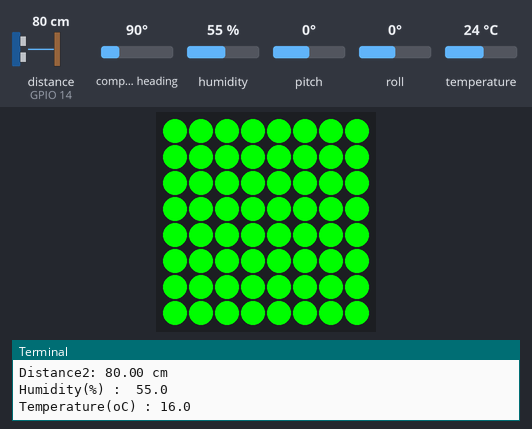
A program run on a simulated Raspberry Pi (BCM pin numbers) with a Sense HAT. Shown: the Sense HAT's 8×8 RGB LED matrix, the last lines printed to the terminal. The test bench sets the inputs (shaded band); at power-on: distance to the obstacle (sensor on GPIO 14) 80 cm, compass heading 90°, humidity 55 %, pitch 0°, roll 0°, temperature 24 °C. The echo pulse lasts 58.3 µs per cm; the Sense HAT reports a negative pitch or roll as 360° plus the angle.

Above: at 1.2 s.
1.3 s: distance to the obstacle (sensor on GPIO 14) set to 7 cm
3.7 s: distance to the obstacle (sensor on GPIO 14) set to 4 cm
At 5.8 s:
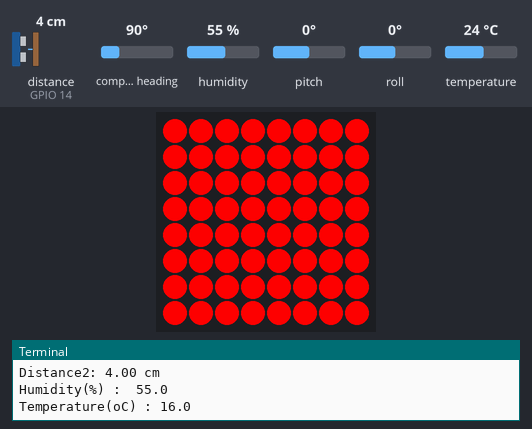
6.1 s: distance to the obstacle (sensor on GPIO 14) set to 9 cm
At 7.8 s:
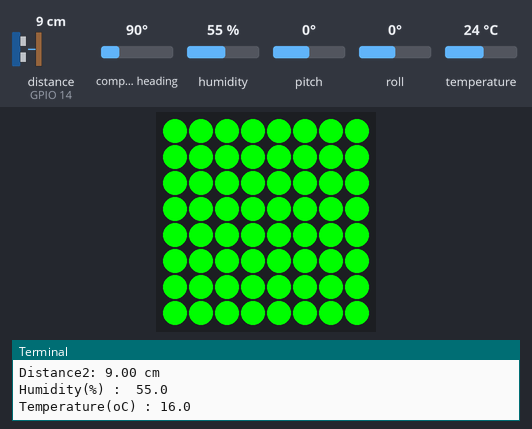
8.1 s: distance to the obstacle (sensor on GPIO 14) set to 2 cm
At 10.0 s:
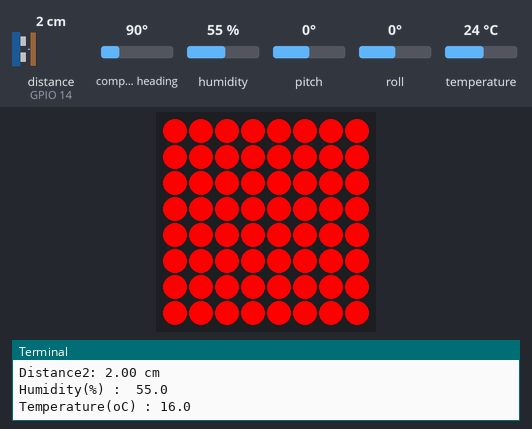
Timing chart, 0 to 11.2 s (numbered marks = the images above; inputs shaded):
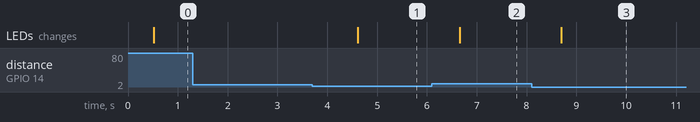

The program:

04_Sensehat_Filter.py
```python
#방향을 구하기위해 칼만 필터를 구현했으나 오차가 커서 실패
#자이로와 가속도 센서로 상보필터를 구현했으나 오차가 커서 실패

from sense_hat import SenseHat
import time
from gpiozero import DistanceSensor
import math

# GPIO 핀 번호 설정

#sensor1_trigger = 17
#sensor1_echo = 27
sensor2_trigger = 15
sensor2_echo = 14

sense = SenseHat()

# 초음파 센서 객체 생성
#sensor1 = DistanceSensor(echo=sensor1_echo, trigger=sensor1_trigger)
sensor2 = DistanceSensor(echo=sensor2_echo, trigger=sensor2_trigger)

#led brightness
red = (255,0,0)
green = (0,255,0)
blue = (0,0,255)
white = (255,255,255)
out = (0,0,0)
angle = 0


try:
    while True:
        # 거리 측정
        #distance1 = sensor1.distance * 100  # 거리를 센티미터로 변환
        distance2 = sensor2.distance * 100

        #print("Distance1: {:.2f} cm".format(distance1))
        #print("Distance2: {:.2f} cm".format(distance2))

        humid = sense.get_humidity()
        temp = sense.get_temperature()

        gyro = sense.get_gyroscope()
        gyro_x = gyro['pitch']
        gyro_y = gyro['roll']
        gyro_z = gyro['yaw']
        print(f"Gyro - X:{gyro_x}, Y:{gyro_y}, Z:{gyro_z}")

        accel = sense.get_accelerometer()
        accel_x = accel['pitch']
        accel_y = accel['roll']
        accel_z = accel['yaw']
        print(f"Accel - X:{accel_x}, Y:{accel_y}, Z:{accel_z}")

        ori = sense.get_orientation_degrees()
        x = ori['pitch']
        y = ori['roll']
        z = ori['yaw']
        print(f"Degree : X:{x}, Y:{y}, Z:{z} ")

        angleAcy = math.atan(-accel_x / math.sqrt((accel_y * accel_y) + accel_z * accel_z))
        angleAcy = angleAcy * 180 / 3.141592

        angleGyy = (gyro_y * 0.1 + angle)

        angle = 0.96 * angleGyy + 0.04 * angleAcy

        if distance2 <=5 :
            for i in range (8) :
                for j in range(8) :
                    sense.set_pixel(i,j,red)

        else :
            for i in range(8) :
                for j in range(8) :
                    sense.set_pixel(i,j,green)

        print(angle)
        print("Distance2: {:.2f} cm".format(distance2))
        print("Humidity(%) : ", humid)
        print("Temperature(oC) :", temp-8)

        time.sleep(1)

except KeyboardInterrupt:
    print("종료")

finally:
    for i in range(8) :
        for j in range(8) :
            sense.set_pixel(i,j,out)
```

Measured:
- the behaviour switches between 6 and 5 cm on distance to the obstacle (sensor on GPIO 14) (found by bisection; images 0 and 1)
- after the input at 3.7 s, the LEDs: change after 0.91 s (image 1)
- after the input at 6.1 s, the LEDs: change after 0.56 s (image 2)
- after the input at 8.1 s, the LEDs: change after 0.60 s (image 3)
